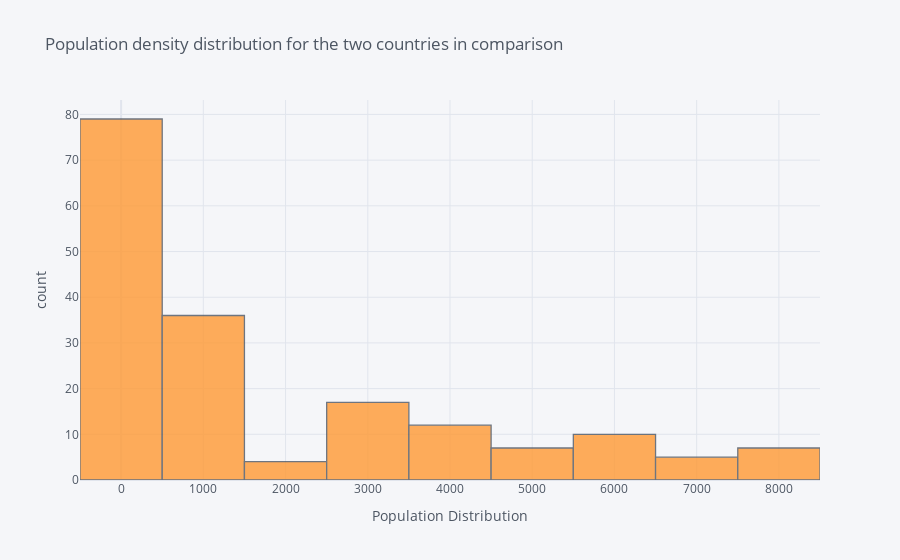

Here is the notebook cell this chart was saved with:
### Code cell
mig.loc[mig.country.isin(['Bhutan', 'Maldives', 'Singapore'])]['pop_density'].iplot(kind='hist', xTitle='Population Distribution',
                  yTitle='count', title='Population density distribution for the two countries in comparison')

### Figure 1 — Plotly figure (JSON) as saved in the notebook; plotly's stock layout.template omitted (floating-point values rounded to 4 significant figures; data arrays with more than 128 entries replaced by an {"elided": "..."} marker saying what was removed)
{"data": [{"histfunc": "count", "histnorm": "", "marker": {"color": "rgba(255, 153, 51, 1.0)", "line": {"color": "#4D5663", "width": 1.3}}, "name": "pop_density", "opacity": 0.8, "orientation": "v", "type": "histogram", "x": {"elided": "177 float values"}}], "layout": {"barmode": "overlay", "legend": {"bgcolor": "#F5F6F9", "font": {"color": "#4D5663"}}, "paper_bgcolor": "#F5F6F9", "plot_bgcolor": "#F5F6F9", "title": {"font": {"color": "#4D5663"}, "text": "Population density distribution for the two countries in comparison"}, "xaxis": {"gridcolor": "#E1E5ED", "showgrid": true, "tickfont": {"color": "#4D5663"}, "title": {"font": {"color": "#4D5663"}, "text": "Population Distribution"}, "zerolinecolor": "#E1E5ED"}, "yaxis": {"gridcolor": "#E1E5ED", "showgrid": true, "tickfont": {"color": "#4D5663"}, "title": {"font": {"color": "#4D5663"}, "text": "count"}, "zerolinecolor": "#E1E5ED"}}}
